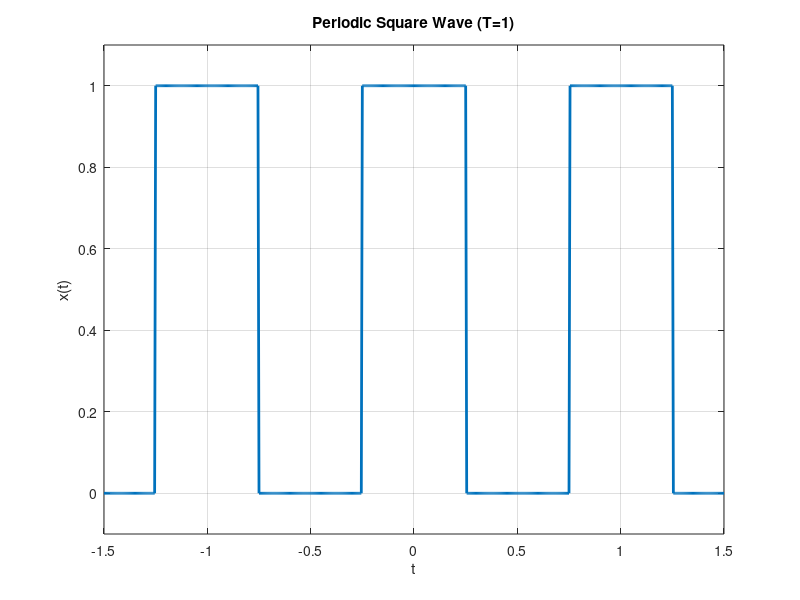

Recreate this plot in MATLAB.
t = -1.5:0.005:1.5; %duration of square wave
xcos = cos(2*pi*t); %cosine wave of 1 Hz
xpsqw = xcos>0; %thresholding cosine wave using relational operator
figure
plot(t,xpsqw,'lineWidth',2);
xlabel('t');
ylabel('x(t)');
title('Periodic Square Wave (T=1)'); 
axis([-1.5 1.5 -0.1 1.1]);
grid;